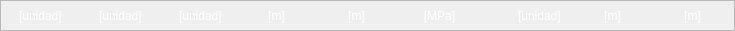
              <widget class="QFrame" name="frame">
               <property name="geometry">
                <rect>
                 <x>8</x>
                 <y>54</y>
                 <width>735</width>
                 <height>31</height>
                </rect>
               </property>
               <property name="styleSheet">
                <string notr="true">background-color: none;
font-size: 12px;</string>
               </property>
               <property name="frameShape">
                <enum>QFrame::StyledPanel</enum>
               </property>
               <property name="frameShadow">
                <enum>QFrame::Raised</enum>
               </property>
               <widget class="QLabel" name="label_2">
                <property name="geometry">
                 <rect>
                  <x>99</x>
                  <y>8</y>
                  <width>47</width>
                  <height>16</height>
                 </rect>
                </property>
                <property name="styleSheet">
                 <string notr="true">color: rgb(255, 255, 255);</string>
                </property>
                <property name="text">
                 <string>[unidad]</string>
                </property>
               </widget>
               <widget class="QLabel" name="lb_tbl_elem_B">
                <property name="geometry">
                 <rect>
                  <x>262</x>
                  <y>8</y>
                  <width>29</width>
                  <height>16</height>
                 </rect>
                </property>
                <property name="styleSheet">
                 <string notr="true">color: rgb(255, 255, 255);</string>
                </property>
                <property name="text">
                 <string>&lt;html&gt;&lt;head/&gt;&lt;body&gt;&lt;p align=&quot;center&quot;&gt;[m]&lt;/p&gt;&lt;/body&gt;&lt;/html&gt;</string>
                </property>
               </widget>
               <widget class="QLabel" name="label">
                <property name="geometry">
                 <rect>
                  <x>19</x>
                  <y>8</y>
                  <width>47</width>
                  <height>16</height>
                 </rect>
                </property>
                <property name="styleSheet">
                 <string notr="true">color: rgb(255, 255, 255);
</string>
                </property>
                <property name="text">
                 <string>[unidad]</string>
                </property>
               </widget>
               <widget class="QLabel" name="label_4">
                <property name="geometry">
                 <rect>
                  <x>179</x>
                  <y>8</y>
                  <width>47</width>
                  <height>16</height>
                 </rect>
                </property>
                <property name="styleSheet">
                 <string notr="true">color: rgb(255, 255, 255);</string>
                </property>
                <property name="text">
                 <string>[unidad]</string>
                </property>
               </widget>
               <widget class="QLabel" name="lb_tbl_elem_h">
                <property name="geometry">
                 <rect>
                  <x>342</x>
                  <y>8</y>
                  <width>29</width>
                  <height>16</height>
                 </rect>
                </property>
                <property name="styleSheet">
                 <string notr="true">color: rgb(255, 255, 255);</string>
                </property>
                <property name="text">
                 <string>&lt;html&gt;&lt;head/&gt;&lt;body&gt;&lt;p align=&quot;center&quot;&gt;[m]&lt;/p&gt;&lt;/body&gt;&lt;/html&gt;</string>
                </property>
               </widget>
               <widget class="QLabel" name="lb_tbl_elem_E">
                <property name="geometry">
                 <rect>
                  <x>418</x>
                  <y>8</y>
                  <width>43</width>
                  <height>16</height>
                 </rect>
                </property>
                <property name="styleSheet">
                 <string notr="true">color: rgb(255, 255, 255);</string>
                </property>
                <property name="text">
                 <string>&lt;html&gt;&lt;head/&gt;&lt;body&gt;&lt;p align=&quot;center&quot;&gt;[MPa]&lt;/p&gt;&lt;/body&gt;&lt;/html&gt;</string>
                </property>
               </widget>
               <widget class="QLabel" name="lb_tbl_nod_cy">
                <property name="geometry">
                 <rect>
                  <x>678</x>
                  <y>8</y>
                  <width>29</width>
                  <height>16</height>
                 </rect>
                </property>
                <property name="styleSheet">
                 <string notr="true">color: rgb(255, 255, 255);</string>
                </property>
                <property name="text">
                 <string>&lt;html&gt;&lt;head/&gt;&lt;body&gt;&lt;p align=&quot;center&quot;&gt;[m]&lt;/p&gt;&lt;/body&gt;&lt;/html&gt;</string>
                </property>
               </widget>
               <widget class="QLabel" name="label_8">
                <property name="geometry">
                 <rect>
                  <x>518</x>
                  <y>8</y>
                  <width>47</width>
                  <height>16</height>
                 </rect>
                </property>
                <property name="styleSheet">
                 <string notr="true">color: rgb(255, 255, 255);</string>
                </property>
                <property name="text">
                 <string>[unidad]</string>
                </property>
               </widget>
               <widget class="QLabel" name="lb_tbl_nod_cx">
                <property name="geometry">
                 <rect>
                  <x>598</x>
                  <y>8</y>
                  <width>29</width>
                  <height>16</height>
                 </rect>
                </property>
                <property name="styleSheet">
                 <string notr="true">color: rgb(255, 255, 255);</string>
                </property>
                <property name="text">
                 <string>&lt;html&gt;&lt;head/&gt;&lt;body&gt;&lt;p align=&quot;center&quot;&gt;[m]&lt;/p&gt;&lt;/body&gt;&lt;/html&gt;</string>
                </property>
               </widget>
              </widget>
